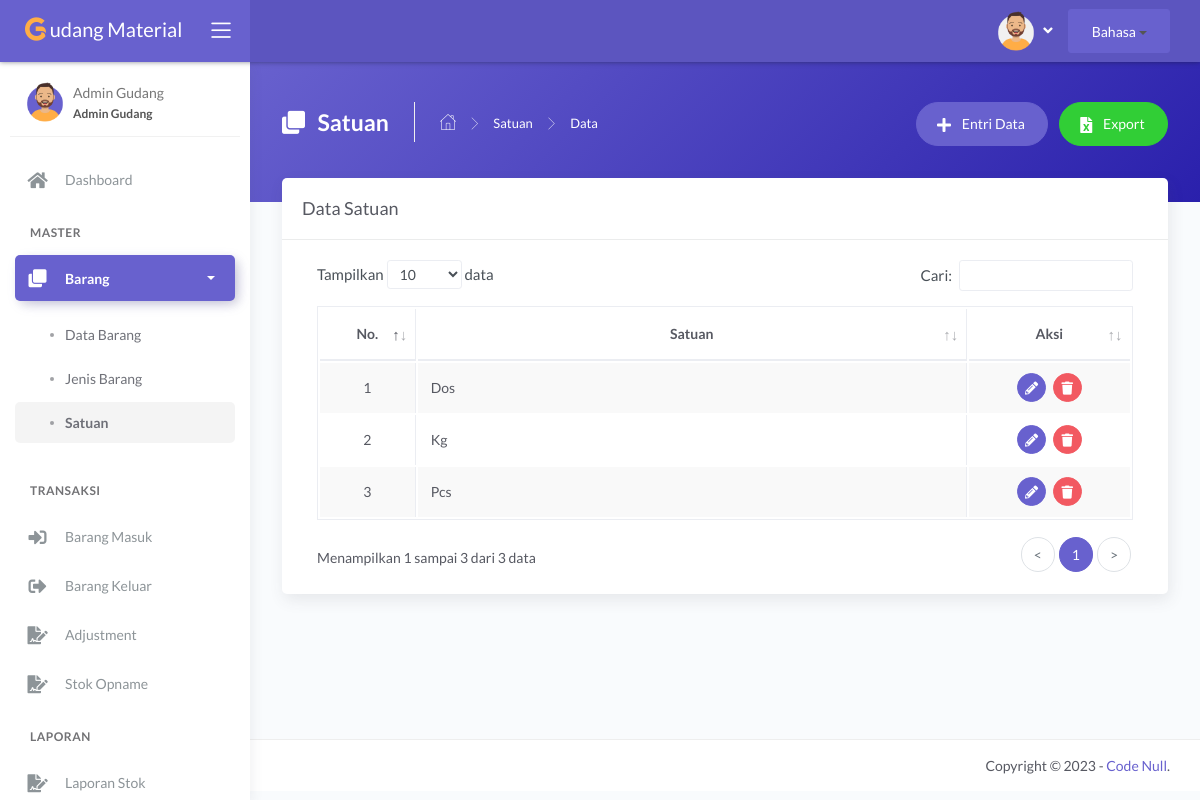
The page /main.php?module=satuan (signed in) on the database its author committed.
### tables this page shows
CREATE TABLE `tbl_satuan` (
  `id_satuan` int NOT NULL,
  `nama_satuan` varchar(30) NOT NULL
);

### modules/satuan/tampil_data.php (the view, shortened to what this page needs)
<?php
if (basename($_SERVER['PHP_SELF']) === basename(__FILE__)) {
  header('location: 404.html');
}
else {
?>
  <div class="panel-header bg-secondary-gradient">
    <div class="page-inner py-45">
      <div class="d-flex align-items-left align-items-md-top flex-column flex-md-row">
        <div class="page-header text-white">
          <h4 class="page-title text-white"><i class="fas fa-clone mr-2"></i> Satuan</h4>
          <ul class="breadcrumbs">
            <li class="nav-home"><a href="?module=dashboard"><i class="flaticon-home text-white"></i></a></li>
            <li class="separator"><i class="flaticon-right-arrow"></i></li>
            <li class="nav-item"><a href="?module=satuan" class="text-white">Satuan</a></li>
            <li class="separator"><i class="flaticon-right-arrow"></i></li>
            <li class="nav-item"><a>Data</a></li>
          </ul>
        </div>
        <div class="ml-md-auto py-2 py-md-0">
          <a href="?module=form_entri_satuan" class="btn btn-secondary btn-round mr-2">
            <span class="btn-label"><i class="fa fa-plus mr-2"></i></span> Entri Data
          </a>
          <a href="modules/satuan/export.php" class="btn btn-success btn-round">
            <span class="btn-label"><i class="fa fa-file-excel mr-2"></i></span> Export
          </a>
        </div>
      </div>
    </div>
  </div>
  <div class="page-inner mt--5">
    <div class="card">
      <div class="card-header">
        <div class="card-title">Data Satuan</div>
      </div>
      <div class="card-body">
        <div class="table-responsive">
          <table id="basic-datatables" class="display table table-bordered table-striped table-hover">
            <thead>
              <tr>
                <th class="text-center">No.</th>
                <th class="text-center">Satuan</th>
                <th class="text-center">Aksi</th>
              </tr>
            </thead>
            <tbody>
              <?php
              $no = 1;
              $query = mysqli_query($mysqli, "SELECT * FROM tbl_satuan ORDER BY id_satuan DESC")
                                              or die('Ada kesalahan pada query tampil data : ' . mysqli_error($mysqli));
              while ($data = mysqli_fetch_assoc($query)) { ?>
                <tr>
                  <td width="30" class="text-center"><?php echo $no++; ?></td>
                  <td width="300"><?php echo $data['nama_satuan']; ?></td>
                  <td width="70" class="text-center">
                    <div>
                      <a href="?module=form_ubah_satuan&id=<?php echo $data['id_satuan']; ?>" class="btn btn-icon btn-round btn-secondary btn-sm mr-md-1" data-toggle="tooltip" data-placement="top" title="Ubah">
                        <i class="fas fa-pencil-alt fa-sm"></i>
                      </a>
                      <a href="modules/satuan/proses_hapus.php?id=<?php echo $data['id_satuan']; ?>" onclick="return confirm('Anda yakin ingin menghapus data satuan <?php echo $data['nama_satuan']; ?>?')" class="btn btn-icon btn-round btn-danger btn-sm" data-toggle="tooltip" data-placement="top" title="Hapus">
                        <i class="fas fa-trash fa-sm"></i>
                      </a>
                    </div>
                  </td>
                </tr>
              <?php } ?>
            </tbody>
          </table>
        </div>
      </div>
    </div>
  </div>
<?php } ?>

### rows shown on the page
tbl_satuan: nama_satuan "Dos"
tbl_satuan: nama_satuan "Kg"
tbl_satuan: nama_satuan "Pcs"

### other values the page prints
$lang "Bahasa"
$_SESSION['nama_user'] "Admin Gudang"
$_SESSION['hak_akses'] "Admin Gudang"
